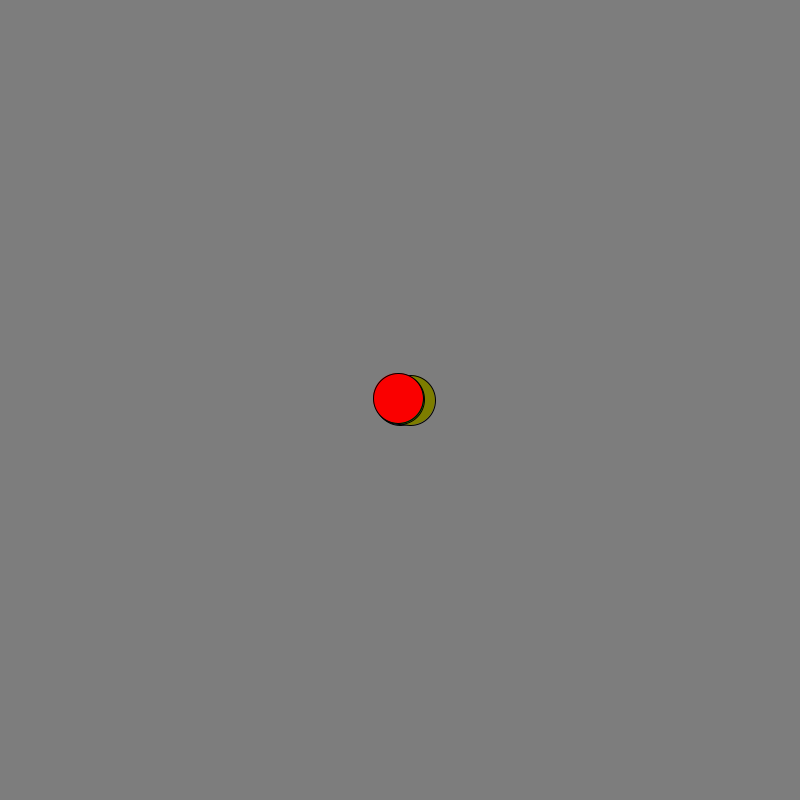
Frame 1 (no input)
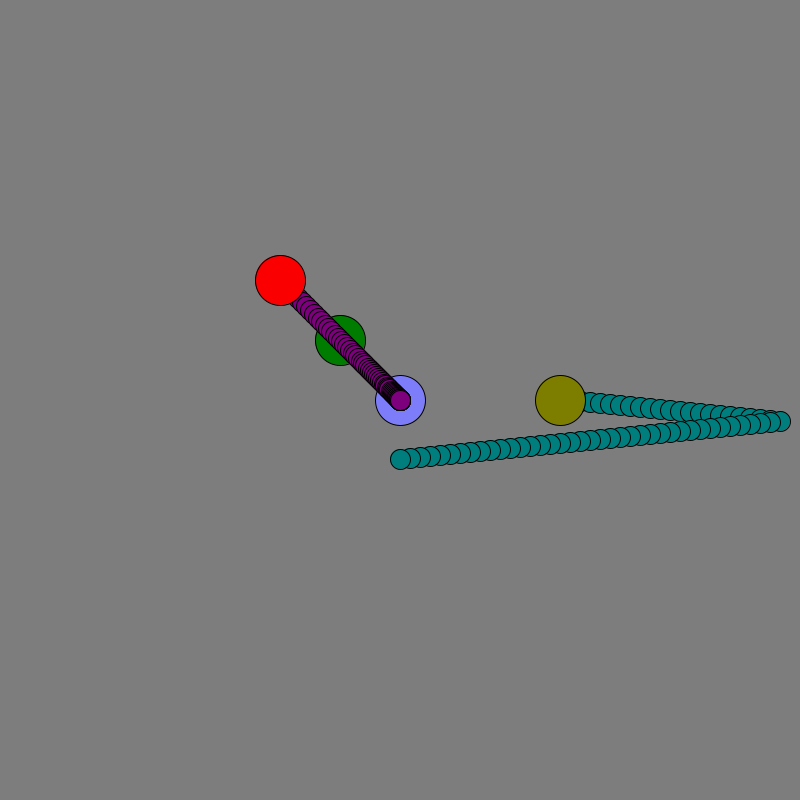
Frame 60 (the mouse pressed at the canvas centre just before this capture)
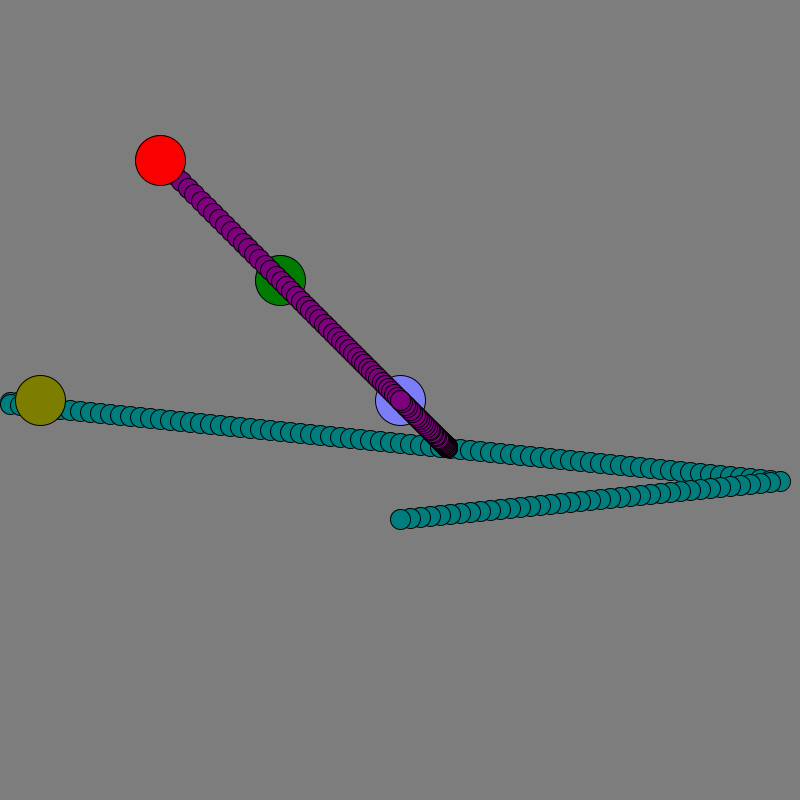
Frame 120 (the mouse held since frame 60 and released just before this capture)

The Processing sketch that drew these frames (run headless with seeded random() and noise(); from frame 60 on, the mouse is pressed at the canvas centre):

// Processing sketch: aimbot_test
// ── aimbot_test.pde
/*the general idea is to see the difference in bewtween the x position and the y position, and make a slope out of it.*/
lineshooter lshooter;
shooter shooter2;
seekingshooter sshooter1;
character ch1;
void setup()
{
  size(800,800);
  background(125);
  
  lshooter= new lineshooter(400,400,10,0,0,50);
  shooter2= new shooter(400,400,-1,-1);
  sshooter1= new seekingshooter(400,400,-2,-2);
  ch1= new character(400,400);
}
void draw()
{
  
  background(125);
ch1.move();
  lshooter.activate();
  fill(0,125,0);
  shooter2.run();
  
  sshooter1.activate();
  
  
  
}

void keyPressed()
{
  ch1.keypressed();
  
}

void keyReleased()
{
  ch1.keyreleased();
  
}
// ── bulletbase.pde

class bullet
{
  PVector bullpos; 
  PVector initialv;
  int r,g,b;

  bullet(PVector p, PVector v, int pr, int pg, int pb )
  {
    bullpos= p.copy(); 
    initialv=v.copy();
    r=pr;
    g=pg;
    b=pb;
  }
  void movement()
  {
    bullpos.x=bullpos.x+(initialv.x);
   bullpos.y=bullpos.y+(initialv.y); 
  }
  
  void draw()
  {
    fill(r,g,b);
    ellipse(bullpos.x,bullpos.y,20,20);
  }
  
  void run()
{
  
  
  if(isdead())
  {
    
    
  }else
  {
    draw();
  movement();
  }
  
}
  
  boolean isdead()
  {
    if(bullpos.x>=800 || bullpos.x<=0)
    {
      return true;
    }else
    {
      if(bullpos.y>800 || bullpos.y<=0)
      {
        return true;
        
      }else{
    return false;
      }
    }
  }
}
// ── character.pde



class character
{
  PVector charp;
boolean up,down,left,right;


 character(float xpos,float ypos)
{
  charp=new PVector(xpos,ypos);
  
}

PVector sendcoords()
{
 return charp; 
}

  void keypressed()
  {
    if (key=='w' && keyPressed==true) {
    up=true;
  }
  if (key=='a' && keyPressed==true) {
    left=true;
  }
  if (key=='s' && keyPressed==true) {
    down=true;
  }
  if (key=='d' && keyPressed==true) {
    right=true;
  }
 
}

  void keyreleased()
  {
    if (key=='w') {
    up=false;
  }
  if (key=='a') {
    left=false;
  }
  if (key=='s') {
    down=false;
  }
  if (key=='d') {
    right=false;
  }
 
}

void move()
{
  
  if(right==true)
  {
    charp.x+=3; 
  }  
  if(left==true)
  {
    charp.x-=3; 
  }  
  if(up==true)
  {
    charp.y-=3; 
  }  
  if(down==true)
  {
    charp.y+=3; 
  }
  fill(125,125,250);
ellipse(charp.x,charp.y,50,50);
}






}
// ── linearshooter.pde


class lineshooter extends shooter
{
  PVector shslope;
  ArrayList<bullet> bullets;
  
  lineshooter(float pxpos, float pypos, float pxmove, float pymove,float shxslope,float shyslope)
  {
    super(pxpos,pypos,pxmove,pymove);
    slope= new PVector(shxslope/50,shyslope/50);
    bullets = new ArrayList<bullet>();
  }
  
  
  void shooting()
  {
    for (int i = bullets.size()-1; i >= 0; i--) {
      bullet b = bullets.get(i);
      b.run(); 
      println(i);
      if (b.isdead()) {
        bullets.remove(i);
      }
    }
  } 
void addlinearbullet()
  {

    bullets.add(new bullet(shtpos, slope,0,125,125));
  }  
  
  
  
    void activate()
  {
    addlinearbullet();
    shooting();
      fill(125,125,0);
   run(); 
    
    
  }
}
// ── seeker.pde


class seekingshooter extends shooter
{
  ArrayList<bullet> bullets;
seekingshooter(float pxpos, float pypos, float pxmove, float pymove)
{
super(pxpos,pypos,pxmove,pymove);
shtpos= new PVector(pxpos, pypos);
    bullets = new ArrayList<bullet>();
    charp=new PVector();
    slope= new PVector();
    movement= new PVector(pxmove, pymove);
}
 void shooting()
  {
    for (int i = bullets.size()-1; i >= 0; i--) {
      bullet b = bullets.get(i);
      b.run(); 
      println(i);
      if (b.isdead()) {
        bullets.remove(i);
      }
    }
  } 
void addseekerbullet()
  {
    charp.set(ch1.sendcoords());
    slope.set(charp);
    slope.sub(shtpos);//difference
    slope.x/=50; slope.y/=50;
    bullets.add(new bullet(shtpos, slope,125,0,125));
  }  
  
 
  void activate()
  {
    
    addseekerbullet();
    fill(0);
    shooting();
    fill(250,0,0);
   run(); 
    
    
  }


  
  
  
  
  
} 
// ── shooterbase.pde


class shooter
{
  PVector movement, slope, shtpos, charp;
String bullettype;



  shooter(float pxpos, float pypos, float pxmove, float pymove)
  {
    shtpos= new PVector(pxpos, pypos);
    charp=new PVector();
    slope= new PVector();
    movement= new PVector(pxmove, pymove);
   
  }
  

  void moving()
  {
    shtpos.x+=movement.x;
    shtpos.y+=movement.y;
    if (shtpos.x>=775 || shtpos.x<=0)
    {
      movement.x*=-1;
    }
    if (shtpos.y>=775 || shtpos.y<=0)
    {
      movement.y*=-1;
    }
  }
 
  void run()
  {
   moving();
   draw();
    
  }
  void draw()
  {
    ellipse(shtpos.x, shtpos.y, 50, 50);
  }
}
